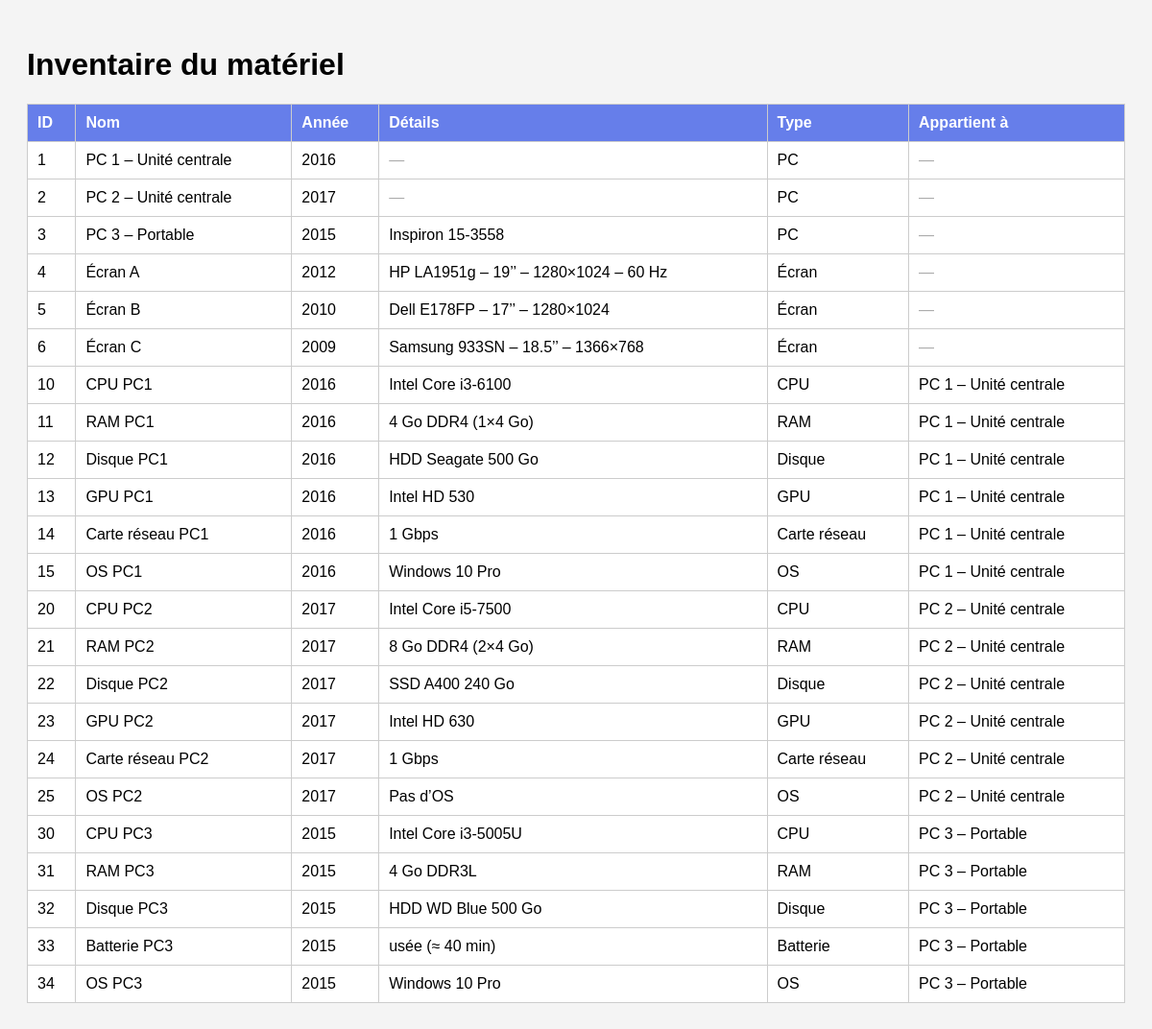
The page / on the database its author committed.
### tables this page shows
CREATE TABLE IF NOT EXISTS materiel (
                                        id_materiel INT NOT NULL,
                                        nom VARCHAR(100) NOT NULL,
                                        annee YEAR NOT NULL,
                                        details TEXT,
                                        id_type INT NOT NULL,
                                        id_parent INT DEFAULT NULL,
                                        PRIMARY KEY (id_materiel),
                                        CONSTRAINT fk_materiel_type FOREIGN KEY (id_type) REFERENCES type_materiel(id_type),
                                        CONSTRAINT fk_materiel_parent FOREIGN KEY (id_parent) REFERENCES materiel(id_materiel)
);

CREATE TABLE IF NOT EXISTS type_materiel (
                                             id_type INT NOT NULL,
                                             libelle VARCHAR(50) NOT NULL,
                                             PRIMARY KEY (id_type),
                                             UNIQUE KEY uk_type_libelle (libelle)
);

### index.php (the view, shortened to what this page needs)
<?php
try {
    $pdo = new PDO(
            "mysql:host=$host;dbname=$dbname;charset=$charset",
            $user,
            $password,
            [PDO::ATTR_ERRMODE => PDO::ERRMODE_EXCEPTION]
    );
} catch (PDOException $e) {
    die("Erreur de connexion : " . $e->getMessage());
}
$sql = "
    SELECT
        m.id_materiel AS id,
        m.nom,
        m.annee,
        m.details,
        t.libelle AS type,
        p.nom AS parent_nom
    FROM materiel m
    INNER JOIN type_materiel t ON m.id_type = t.id_type
    LEFT JOIN materiel p ON m.id_parent = p.id_materiel
    ORDER BY m.id_materiel ASC
";
$stmt = $pdo->query($sql);
$materiels = $stmt->fetchAll(PDO::FETCH_ASSOC);
?>
<!DOCTYPE html>
<html lang="fr">
<head>
</head>
<body>
<h1>Inventaire du matériel</h1>
<table>
    <thead>
    <tr>
        <th>ID</th>
        <th>Nom</th>
        <th>Année</th>
        <th>Détails</th>
        <th>Type</th>
        <th>Appartient à</th>
    </tr>
    </thead>
    <tbody>
    <?php foreach ($materiels as $m): ?>
        <tr>
            <td><?php echo htmlspecialchars($m['id']); ?></td>
            <td><?php echo htmlspecialchars($m['nom']); ?></td>
            <td><?php echo htmlspecialchars($m['annee']); ?></td>
            <td><?php echo $m['details'] ? htmlspecialchars($m['details']) : '<span class="empty">—</span>'; ?></td>
            <td><?php echo htmlspecialchars($m['type']); ?></td>
            <td><?php echo $m['parent_nom'] ? htmlspecialchars($m['parent_nom']) : '<span class="empty">—</span>'; ?></td>
        </tr>
    <?php endforeach; ?>
    </tbody>
</table>
</body>
</html>

### index.php (style rules this page uses)
body { font-family: sans-serif; padding: 20px; background: #f4f4f4; }
table { border-collapse: collapse; width: 100%; background: #fff; }
th, td { border: 1px solid #ccc; padding: 10px; text-align: left; }
th { background: #667eea; color: white; }
.empty { color: #aaa; text-align: center; }

### rows shown on the page
materiel: id_materiel "1", nom "PC 1 – Unité centrale", annee "2016", id_type.libelle "PC"
materiel: id_materiel "2", nom "PC 2 – Unité centrale", annee "2017", id_type.libelle "PC"
materiel: id_materiel "3", nom "PC 3 – Portable", annee "2015", details "Inspiron 15-3558", id_type.libelle "PC"
materiel: id_materiel "4", nom "Écran A", annee "2012", details "HP LA1951g – 19’’ – 1280×1024 – 60 Hz", id_type.libelle "Écran"
materiel: id_materiel "5", nom "Écran B", annee "2010", details "Dell E178FP – 17’’ – 1280×1024", id_type.libelle "Écran"
materiel: id_materiel "6", nom "Écran C", annee "2009", details "Samsung 933SN – 18.5’’ – 1366×768", id_type.libelle "Écran"
materiel: id_materiel "10", nom "CPU PC1", annee "2016", details "Intel Core i3-6100", id_type.libelle "CPU", id_parent.nom "PC 1 – Unité centrale"
materiel: id_materiel "11", nom "RAM PC1", annee "2016", details "4 Go DDR4 (1×4 Go)", id_type.libelle "RAM", id_parent.nom "PC 1 – Unité centrale"
materiel: id_materiel "12", nom "Disque PC1", annee "2016", details "HDD Seagate 500 Go", id_type.libelle "Disque", id_parent.nom "PC 1 – Unité centrale"
materiel: id_materiel "13", nom "GPU PC1", annee "2016", details "Intel HD 530", id_type.libelle "GPU", id_parent.nom "PC 1 – Unité centrale"
materiel: id_materiel "14", nom "Carte réseau PC1", annee "2016", details "1 Gbps", id_type.libelle "Carte réseau", id_parent.nom "PC 1 – Unité centrale"
materiel: id_materiel "15", nom "OS PC1", annee "2016", details "Windows 10 Pro", id_type.libelle "OS", id_parent.nom "PC 1 – Unité centrale"
materiel: id_materiel "20", nom "CPU PC2", annee "2017", details "Intel Core i5-7500", id_type.libelle "CPU", id_parent.nom "PC 2 – Unité centrale"
materiel: id_materiel "21", nom "RAM PC2", annee "2017", details "8 Go DDR4 (2×4 Go)", id_type.libelle "RAM", id_parent.nom "PC 2 – Unité centrale"
materiel: id_materiel "22", nom "Disque PC2", annee "2017", details "SSD A400 240 Go", id_type.libelle "Disque", id_parent.nom "PC 2 – Unité centrale"
materiel: id_materiel "23", nom "GPU PC2", annee "2017", details "Intel HD 630", id_type.libelle "GPU", id_parent.nom "PC 2 – Unité centrale"
materiel: id_materiel "24", nom "Carte réseau PC2", annee "2017", details "1 Gbps", id_type.libelle "Carte réseau", id_parent.nom "PC 2 – Unité centrale"
materiel: id_materiel "25", nom "OS PC2", annee "2017", details "Pas d’OS", id_type.libelle "OS", id_parent.nom "PC 2 – Unité centrale"
materiel: id_materiel "30", nom "CPU PC3", annee "2015", details "Intel Core i3-5005U", id_type.libelle "CPU", id_parent.nom "PC 3 – Portable"
materiel: id_materiel "31", nom "RAM PC3", annee "2015", details "4 Go DDR3L", id_type.libelle "RAM", id_parent.nom "PC 3 – Portable"
materiel: id_materiel "32", nom "Disque PC3", annee "2015", details "HDD WD Blue 500 Go", id_type.libelle "Disque", id_parent.nom "PC 3 – Portable"
materiel: id_materiel "33", nom "Batterie PC3", annee "2015", details "usée (≈ 40 min)", id_type.libelle "Batterie", id_parent.nom "PC 3 – Portable"
materiel: id_materiel "34", nom "OS PC3", annee "2015", details "Windows 10 Pro", id_type.libelle "OS", id_parent.nom "PC 3 – Portable"
